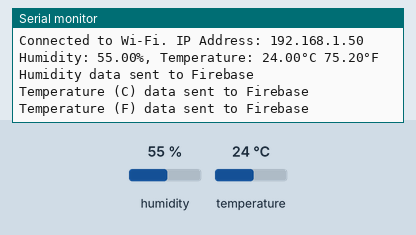
Recording of a sketch running on a simulated ESP8266 (NodeMCU). Shown: the last lines printed to the serial monitor. The inputs (shaded band) are chosen by the test bench; at power-on: humidity 55 %, temperature 24 °C. WiFi joins after 1.5 s; servers stay silent unless stated.

Above: at 3.7 s.
3.8 s: humidity set to 22 %
At 5.14 s:
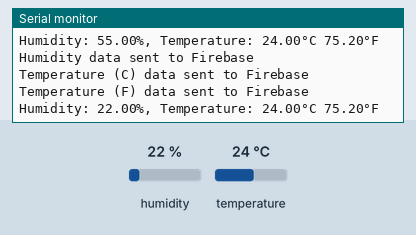
7.0 s: temperature set to 12 °C
At 7.77 s:
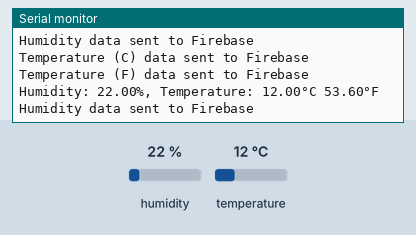
10.2 s: humidity set to 40 %
At 10.39 s:
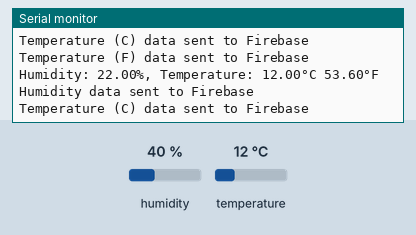
Timing chart, 0 to 13.2 s (numbered marks = the images above; inputs shaded):
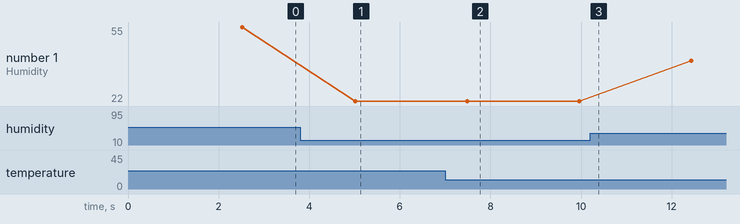

Measured:
- after the input at 3.8 s, the serial monitor: prints a new line after 1.2 s (image 1)
- after the input at 7.0 s, the serial monitor: prints a new line after 0.49 s (image 2)
- plotted number 1: 55 → 22 after the input at 3.8 s, 22 → 40 after the input at 10.2 s

The sketch:

sensor.ino
```cpp
#include <ESP8266WiFi.h>
#include <FirebaseESP8266.h>
#include <DHT.h>

// Replace these with your network credentials
const char* ssid = "";
const char* password = "";

// Replace these with your Firebase project details
#define FIREBASE_HOST "agricola-aa38f-default-rtdb.asia-southeast1.firebasedatabase.app"
#define FIREBASE_AUTH "AIzaSyDFLX87OpekA2XO-F5gX2LRhZ9bkzMOHwk"

// Define the DHT sensor
#define DHT_SENSOR_PIN D2
#define DHT_SENSOR_TYPE DHT11

DHT dht_sensor(DHT_SENSOR_PIN, DHT_SENSOR_TYPE);

// Firebase objects
FirebaseData firebaseData;
FirebaseAuth auth;
FirebaseConfig config;

void setup() {
  Serial.begin(9600);
  delay(1000);

  // Connect to Wi-Fi
  WiFi.begin(ssid, password);
  Serial.print("Connecting to Wi-Fi");
  while (WiFi.status() != WL_CONNECTED) {
    Serial.print(".");
    delay(500);
  }
  Serial.println();
  Serial.print("Connected to Wi-Fi. IP Address: ");
  Serial.println(WiFi.localIP());

  // Configure Firebase
  config.host = FIREBASE_HOST;
  config.signer.tokens.legacy_token = FIREBASE_AUTH;
  Firebase.begin(&config, &auth);

  // Initialize DHT sensor
  dht_sensor.begin();
}

void loop() {
  // Reading temperature and humidity from DHT sensor
  float humi = dht_sensor.readHumidity();
  float temperature_C = dht_sensor.readTemperature();
  float temperature_F = dht_sensor.readTemperature(true);

  // Check if any reads failed and exit early (to try again).
  if (isnan(humi) || isnan(temperature_C) || isnan(temperature_F)) {
    Serial.println("Failed to read from DHT sensor!");
    return;
  }

  // Print values to the serial monitor
  Serial.print("Humidity: ");
  Serial.print(humi);
  Serial.print("%, Temperature: ");
  Serial.print(temperature_C);
  Serial.print("°C ");
  Serial.print(temperature_F);
  Serial.println("°F");

  // Push sensor readings to Firebase
  if (Firebase.setFloat(firebaseData, "/sensor/humidity", humi)) {
    Serial.println("Humidity data sent to Firebase");
  } else {
    Serial.println("Failed to send humidity data to Firebase");
    Serial.println(firebaseData.errorReason());
  }

  if (Firebase.setFloat(firebaseData, "/sensor/temperature_C", temperature_C)) {
    Serial.println("Temperature (C) data sent to Firebase");
  } else {
    Serial.println("Failed to send temperature (C) data to Firebase");
    Serial.println(firebaseData.errorReason());
  }

  if (Firebase.setFloat(firebaseData, "/sensor/temperature_F", temperature_F)) {
    Serial.println("Temperature (F) data sent to Firebase");
  } else {
    Serial.println("Failed to send temperature (F) data to Firebase");
    Serial.println(firebaseData.errorReason());
  }

  // Wait a few seconds before the next loop
  delay(2000);
}
```
